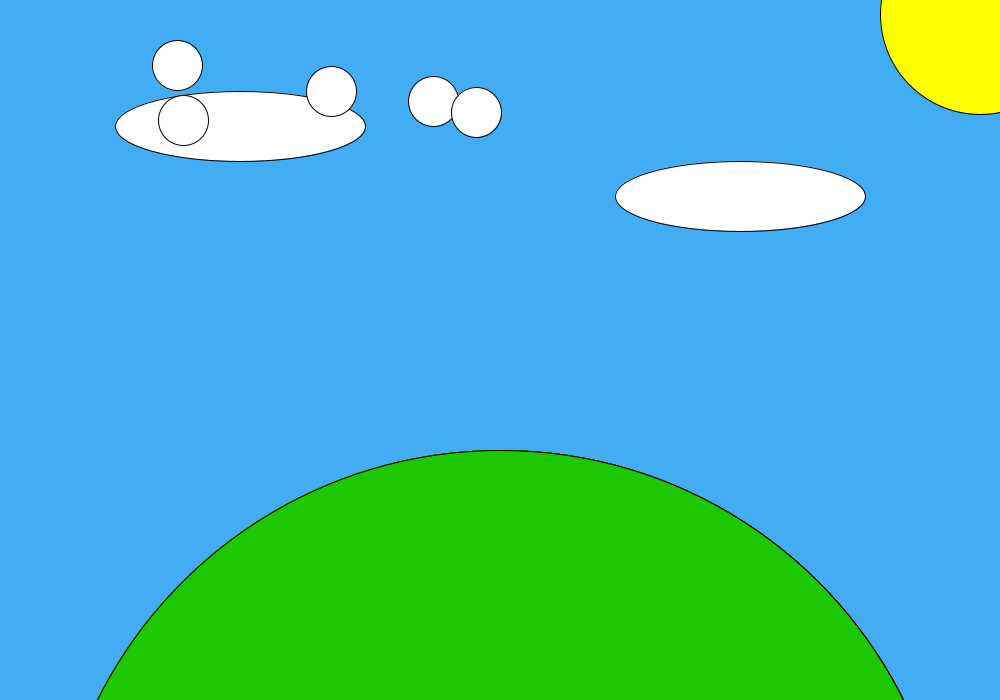
Frame 1 (no input)
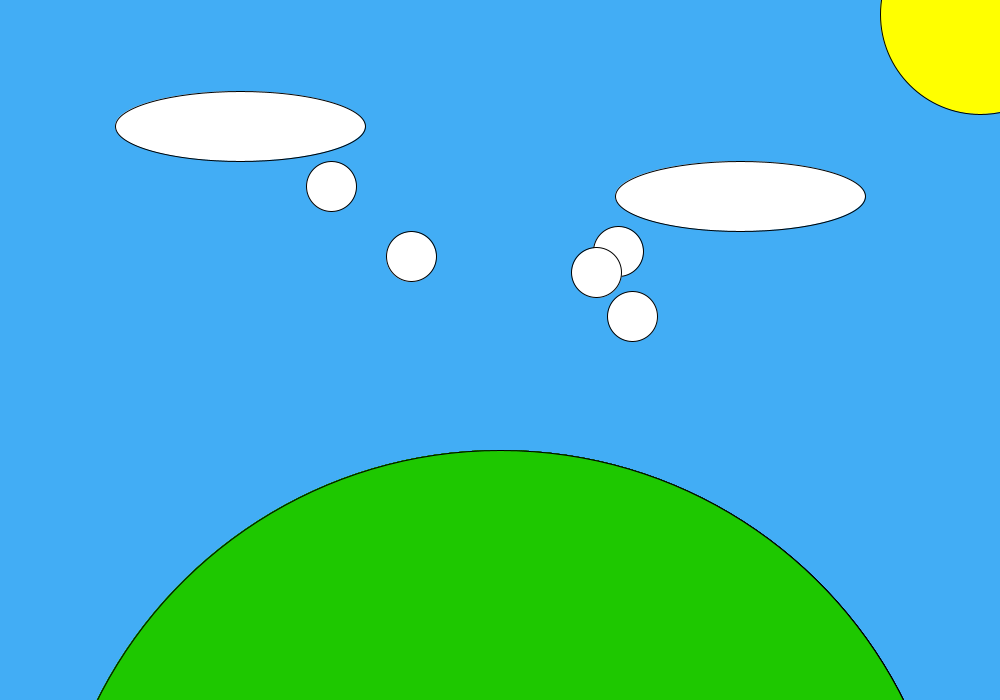
Frame 60 (the mouse pressed at the canvas centre just before this capture)
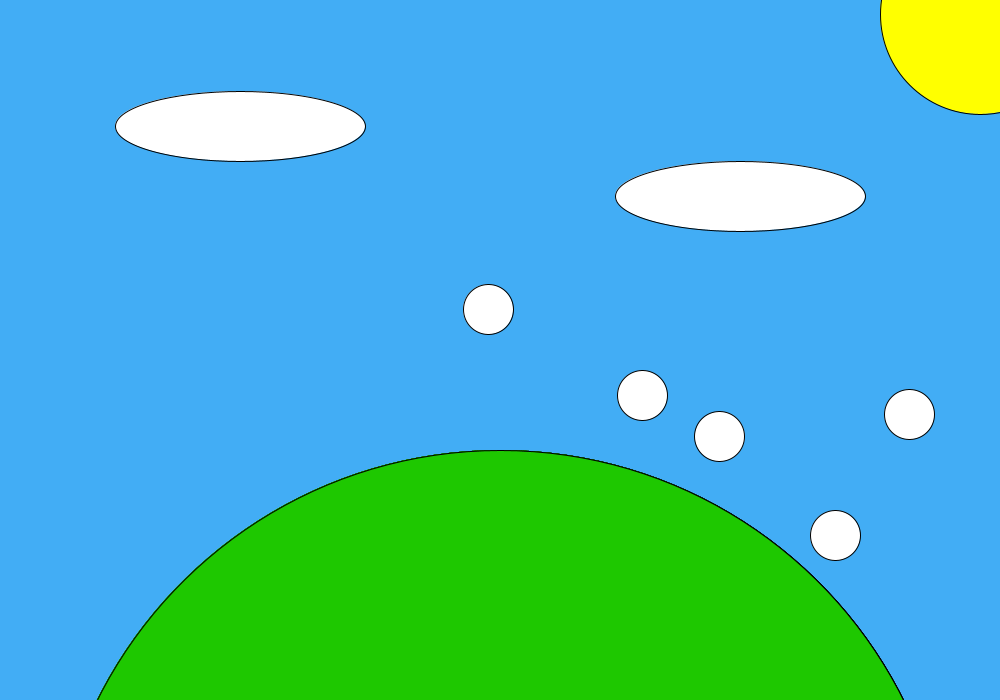
Frame 120 (the mouse held since frame 60 and released just before this capture)

The Processing sketch that drew these frames (run headless with seeded random() and noise(); from frame 60 on, the mouse is pressed at the canvas centre):

// Processing sketch: Bouncing_Balls
// ── Bouncing_Balls.pde
Balls[] b;

void setup() {
  size(1000, 700);
  frameRate(120);
  b = new Balls[5];
  for (int i = 0; i<5; i++) {
    b[i] = new Balls(random(10,500),random(50,200),random(2,5),random(2,5));
  }
  
}

void draw() {
  environment();
  for (int i = 0; i < b.length; i++) {
    b[i].edgy();
    bund();
    b[i].move();
  }
  //gravity();
}

// ── Background.pde
void environment() {
  background(66, 173, 245);  //the sky

  fill(255, 255, 0);  //the sun
  circle(width*0.98, height*0.02, 200);

  fill(255);  //clouds
  ellipse(width*0.24, height*0.18, 250, 70);
  ellipse(width*0.74, height*0.28, 250, 70);
}

// ── Balls.pde
class Balls {
PVector velocity = new PVector(2, 2);    
PVector pos = new PVector(60, 60);
int radius = 50;
  Balls(float x, float y ,float xspeed, float yspeed){
  velocity.set(xspeed,yspeed);
  pos.set(x,y);
  }
  void move() {
    pos.add(velocity);
    fill(255);
    circle(pos.x, pos.y, radius);  //placing circle on vector's coords
  }
  void edgy() {
  if (pos.x <= 0 + radius/2 || pos.x >= width - radius/2) {
    velocity.x *= -1;
  }
  if (pos.y <= 0 + radius/2 || pos.y >= height - radius/2) {
    velocity.y *= -1;
    //pos.y = height - radius/2 - 1;
  }
}
}

// ── Bund.pde
void bund() {
  float bundX = 500;
  float bundY = 900;
  fill(30, 200, 0);
  circle(bundX, bundY, 900);
}

// ── Functions.pde
PVector pos = new PVector(60, 60);
PVector velocity = new PVector(2, 2);
PVector gravity = new PVector(0, 0.2);
PVector wind = new PVector(0.1, 0);
int radius = 50;

void edgy() {
  if (pos.x <= 0 + radius/2 || pos.x >= width - radius/2) {
    velocity.x *= -1;
  }
  if (pos.y <= 0 + radius/2 || pos.y >= height - radius/2) {
    velocity.y *= -1;
    //pos.y = height - radius/2 - 1;
  }
}

void gravity() {
  pos.add(gravity);
}
